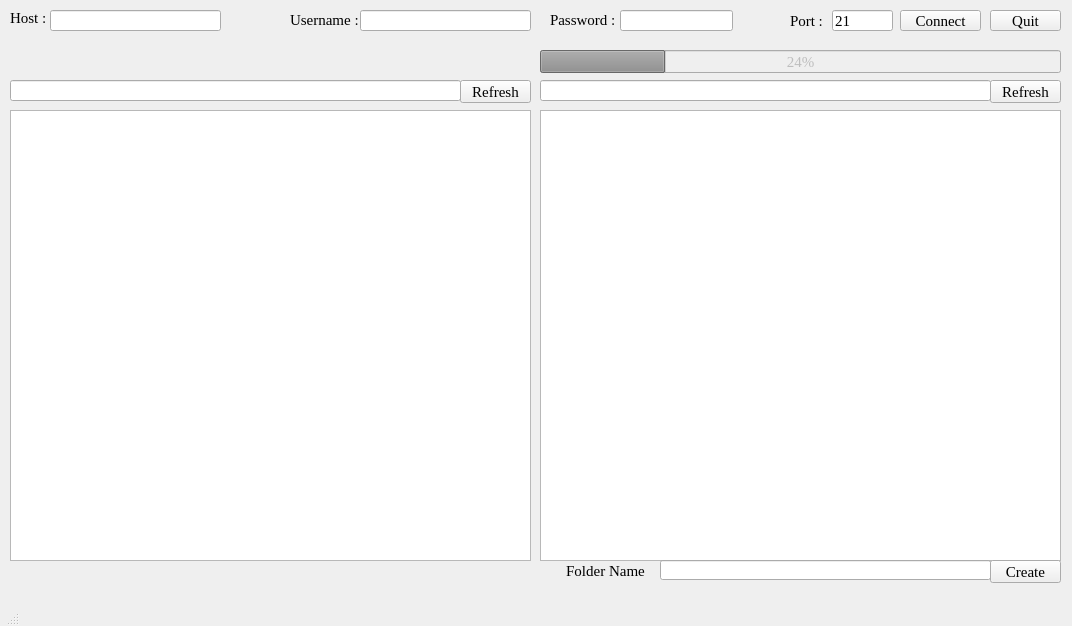
<?xml version="1.0" encoding="UTF-8"?>
<ui version="4.0">
 <class>ClientUI</class>
 <widget class="QMainWindow" name="ClientUI">
  <property name="geometry">
   <rect>
    <x>0</x>
    <y>0</y>
    <width>1072</width>
    <height>626</height>
   </rect>
  </property>
  <property name="font">
   <font>
    <family>Times New Roman</family>
    <pointsize>11</pointsize>
    <weight>9</weight>
    <italic>false</italic>
    <bold>false</bold>
   </font>
  </property>
  <property name="mouseTracking">
   <bool>true</bool>
  </property>
  <property name="focusPolicy">
   <enum>Qt::TabFocus</enum>
  </property>
  <property name="windowTitle">
   <string>FTP</string>
  </property>
  <property name="styleSheet">
   <string notr="true">font: 75 11pt &quot;Times New Roman&quot;;</string>
  </property>
  <widget class="QWidget" name="centralwidget">
   <widget class="QPushButton" name="connect_pushButton">
    <property name="geometry">
     <rect>
      <x>900</x>
      <y>10</y>
      <width>81</width>
      <height>21</height>
     </rect>
    </property>
    <property name="text">
     <string>Connect</string>
    </property>
   </widget>
   <widget class="QLineEdit" name="lineEdit_host">
    <property name="geometry">
     <rect>
      <x>50</x>
      <y>10</y>
      <width>171</width>
      <height>21</height>
     </rect>
    </property>
   </widget>
   <widget class="QLineEdit" name="lineEdit_Password">
    <property name="geometry">
     <rect>
      <x>620</x>
      <y>10</y>
      <width>113</width>
      <height>21</height>
     </rect>
    </property>
    <property name="echoMode">
     <enum>QLineEdit::Password</enum>
    </property>
   </widget>
   <widget class="QLabel" name="label">
    <property name="geometry">
     <rect>
      <x>10</x>
      <y>10</y>
      <width>47</width>
      <height>16</height>
     </rect>
    </property>
    <property name="text">
     <string>Host :</string>
    </property>
   </widget>
   <widget class="QLabel" name="label_2">
    <property name="geometry">
     <rect>
      <x>290</x>
      <y>10</y>
      <width>81</width>
      <height>20</height>
     </rect>
    </property>
    <property name="text">
     <string>Username :</string>
    </property>
   </widget>
   <widget class="QLabel" name="label_3">
    <property name="geometry">
     <rect>
      <x>550</x>
      <y>10</y>
      <width>71</width>
      <height>20</height>
     </rect>
    </property>
    <property name="text">
     <string>Password :</string>
    </property>
   </widget>
   <widget class="QLineEdit" name="lineEdit_Port">
    <property name="geometry">
     <rect>
      <x>832</x>
      <y>10</y>
      <width>61</width>
      <height>21</height>
     </rect>
    </property>
    <property name="text">
     <string>21</string>
    </property>
   </widget>
   <widget class="QLabel" name="label_4">
    <property name="geometry">
     <rect>
      <x>790</x>
      <y>10</y>
      <width>47</width>
      <height>21</height>
     </rect>
    </property>
    <property name="text">
     <string>Port :</string>
    </property>
   </widget>
   <widget class="QLabel" name="status_label">
    <property name="geometry">
     <rect>
      <x>10</x>
      <y>50</y>
      <width>521</width>
      <height>21</height>
     </rect>
    </property>
    <property name="text">
     <string/>
    </property>
   </widget>
   <widget class="QLineEdit" name="localDir_lineEdit">
    <property name="geometry">
     <rect>
      <x>10</x>
      <y>80</y>
      <width>451</width>
      <height>21</height>
     </rect>
    </property>
   </widget>
   <widget class="QLineEdit" name="remoteDir_lineEdit">
    <property name="geometry">
     <rect>
      <x>540</x>
      <y>80</y>
      <width>451</width>
      <height>21</height>
     </rect>
    </property>
   </widget>
   <widget class="QLineEdit" name="lineEdit_username">
    <property name="geometry">
     <rect>
      <x>360</x>
      <y>10</y>
      <width>171</width>
      <height>21</height>
     </rect>
    </property>
   </widget>
   <widget class="QProgressBar" name="progressBar">
    <property name="enabled">
     <bool>false</bool>
    </property>
    <property name="geometry">
     <rect>
      <x>540</x>
      <y>50</y>
      <width>521</width>
      <height>23</height>
     </rect>
    </property>
    <property name="autoFillBackground">
     <bool>false</bool>
    </property>
    <property name="value">
     <number>24</number>
    </property>
   </widget>
   <widget class="QPushButton" name="Quit_pushButton">
    <property name="geometry">
     <rect>
      <x>990</x>
      <y>10</y>
      <width>71</width>
      <height>21</height>
     </rect>
    </property>
    <property name="text">
     <string>Quit</string>
    </property>
   </widget>
   <widget class="QTreeView" name="localDir_treeView">
    <property name="geometry">
     <rect>
      <x>10</x>
      <y>110</y>
      <width>521</width>
      <height>451</height>
     </rect>
    </property>
   </widget>
   <widget class="QTableWidget" name="remoteDir_tableWidget">
    <property name="geometry">
     <rect>
      <x>540</x>
      <y>110</y>
      <width>521</width>
      <height>451</height>
     </rect>
    </property>
    <property name="autoScrollMargin">
     <number>19</number>
    </property>
    <property name="editTriggers">
     <set>QAbstractItemView::NoEditTriggers</set>
    </property>
    <property name="tabKeyNavigation">
     <bool>false</bool>
    </property>
    <property name="showDropIndicator" stdset="0">
     <bool>false</bool>
    </property>
    <property name="dragDropOverwriteMode">
     <bool>false</bool>
    </property>
    <property name="alternatingRowColors">
     <bool>false</bool>
    </property>
    <property name="selectionBehavior">
     <enum>QAbstractItemView::SelectRows</enum>
    </property>
    <property name="showGrid">
     <bool>false</bool>
    </property>
    <property name="sortingEnabled">
     <bool>true</bool>
    </property>
   </widget>
   <widget class="QPushButton" name="btn_refreshRemoteDir">
    <property name="geometry">
     <rect>
      <x>990</x>
      <y>80</y>
      <width>71</width>
      <height>23</height>
     </rect>
    </property>
    <property name="text">
     <string>Refresh</string>
    </property>
   </widget>
   <widget class="QPushButton" name="btn_RefreshLocalDir">
    <property name="geometry">
     <rect>
      <x>460</x>
      <y>80</y>
      <width>71</width>
      <height>23</height>
     </rect>
    </property>
    <property name="text">
     <string>Refresh</string>
    </property>
   </widget>
   <widget class="QLineEdit" name="dirName_lineEdit">
    <property name="geometry">
     <rect>
      <x>660</x>
      <y>560</y>
      <width>331</width>
      <height>20</height>
     </rect>
    </property>
   </widget>
   <widget class="QPushButton" name="btn_createDir">
    <property name="geometry">
     <rect>
      <x>990</x>
      <y>560</y>
      <width>71</width>
      <height>23</height>
     </rect>
    </property>
    <property name="text">
     <string>Create</string>
    </property>
   </widget>
   <widget class="QLabel" name="label_foldername">
    <property name="geometry">
     <rect>
      <x>540</x>
      <y>560</y>
      <width>131</width>
      <height>21</height>
     </rect>
    </property>
    <property name="text">
     <string>Folder Name</string>
    </property>
    <property name="alignment">
     <set>Qt::AlignCenter</set>
    </property>
   </widget>
  </widget>
  <widget class="QMenuBar" name="menubar">
   <property name="geometry">
    <rect>
     <x>0</x>
     <y>0</y>
     <width>1072</width>
     <height>23</height>
    </rect>
   </property>
  </widget>
  <widget class="QStatusBar" name="statusbar">
   <property name="sizePolicy">
    <sizepolicy hsizetype="Fixed" vsizetype="Fixed">
     <horstretch>0</horstretch>
     <verstretch>0</verstretch>
    </sizepolicy>
   </property>
  </widget>
 </widget>
 <resources/>
 <connections/>
</ui>
